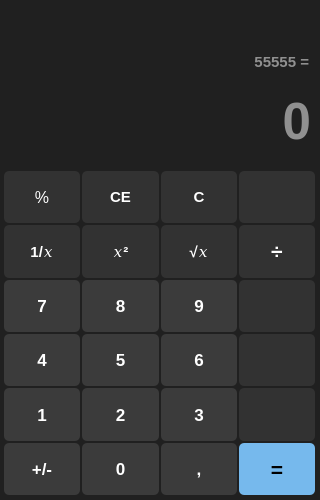
<?xml version="1.0" encoding="UTF-8"?>
<ui version="4.0">
 <class>MainWindow</class>
 <widget class="QMainWindow" name="MainWindow">
  <property name="geometry">
   <rect>
    <x>0</x>
    <y>0</y>
    <width>320</width>
    <height>500</height>
   </rect>
  </property>
  <property name="minimumSize">
   <size>
    <width>320</width>
    <height>500</height>
   </size>
  </property>
  <property name="windowTitle">
   <string>Calculator</string>
  </property>
  <property name="windowIcon">
   <iconset resource="UIfiles.qrc">
    <normaloff>:/icons/Icons/calculate_black_24dp.svg</normaloff>:/icons/Icons/calculate_black_24dp.svg</iconset>
  </property>
  <property name="styleSheet">
   <string notr="true">QWidget {
	color: white;
	background-color: #202020;
	font-family: &quot;Segoe UI&quot;;
	font-size: 16pt;
	font-weight: 500;
}</string>
  </property>
  <property name="iconSize">
   <size>
    <width>40</width>
    <height>40</height>
   </size>
  </property>
  <widget class="QWidget" name="centralwidget">
   <layout class="QGridLayout" name="gridLayout_2">
    <property name="leftMargin">
     <number>0</number>
    </property>
    <property name="topMargin">
     <number>0</number>
    </property>
    <property name="rightMargin">
     <number>0</number>
    </property>
    <property name="bottomMargin">
     <number>0</number>
    </property>
    <item row="1" column="1">
     <widget class="QLabel" name="MemoryReg">
      <property name="sizePolicy">
       <sizepolicy hsizetype="Preferred" vsizetype="Maximum">
        <horstretch>0</horstretch>
        <verstretch>0</verstretch>
       </sizepolicy>
      </property>
      <property name="minimumSize">
       <size>
        <width>0</width>
        <height>75</height>
       </size>
      </property>
      <property name="font">
       <font>
        <family>Segoe UI</family>
        <pointsize>11</pointsize>
        <weight>62</weight>
        <bold>true</bold>
       </font>
      </property>
      <property name="styleSheet">
       <string notr="true">font-size: 11pt;
color: #909090;
margin-right: 7px;</string>
      </property>
      <property name="text">
       <string>55555 =</string>
      </property>
      <property name="scaledContents">
       <bool>false</bool>
      </property>
      <property name="alignment">
       <set>Qt::AlignBottom|Qt::AlignRight|Qt::AlignTrailing</set>
      </property>
     </widget>
    </item>
    <item row="2" column="1">
     <widget class="QLineEdit" name="EnterReg">
      <property name="sizePolicy">
       <sizepolicy hsizetype="Expanding" vsizetype="Minimum">
        <horstretch>0</horstretch>
        <verstretch>0</verstretch>
       </sizepolicy>
      </property>
      <property name="minimumSize">
       <size>
        <width>0</width>
        <height>80</height>
       </size>
      </property>
      <property name="font">
       <font>
        <family>Segoe UI</family>
        <pointsize>38</pointsize>
        <weight>62</weight>
        <bold>true</bold>
       </font>
      </property>
      <property name="styleSheet">
       <string notr="true">font-size: 38pt;
border: none;
margin-right: 7px;
</string>
      </property>
      <property name="alignment">
       <set>Qt::AlignRight|Qt::AlignTrailing|Qt::AlignVCenter</set>
      </property>
      <property name="readOnly">
       <bool>true</bool>
      </property>
      <property name="placeholderText">
       <string>0</string>
      </property>
     </widget>
    </item>
    <item row="3" column="1">
     <layout class="QGridLayout" name="gridLayout">
      <property name="leftMargin">
       <number>4</number>
      </property>
      <property name="topMargin">
       <number>4</number>
      </property>
      <property name="rightMargin">
       <number>5</number>
      </property>
      <property name="bottomMargin">
       <number>5</number>
      </property>
      <property name="spacing">
       <number>2</number>
      </property>
      <item row="1" column="0">
       <widget class="QPushButton" name="btn_opposite">
        <property name="sizePolicy">
         <sizepolicy hsizetype="Minimum" vsizetype="Expanding">
          <horstretch>0</horstretch>
          <verstretch>0</verstretch>
         </sizepolicy>
        </property>
        <property name="styleSheet">
         <string notr="true">QPushButton {
	font-family: &quot;Segoe Ui Light&quot;;
	font-size: 11pt;
	background-color: #323232;
	border: none;
	border-radius: 5px;
}

QPushButton:hover {
	background-color: #3b3b3b;
}

QPushButton:pressed {
	background-color: #2f2f2f;
}</string>
        </property>
        <property name="text">
         <string>1/𝑥</string>
        </property>
       </widget>
      </item>
      <item row="0" column="0">
       <widget class="QPushButton" name="btn_persent">
        <property name="sizePolicy">
         <sizepolicy hsizetype="Minimum" vsizetype="Expanding">
          <horstretch>0</horstretch>
          <verstretch>0</verstretch>
         </sizepolicy>
        </property>
        <property name="styleSheet">
         <string notr="true">QPushButton {
	font-family: &quot;Segoe Ui Light&quot;;
	font-size: 12pt;
	font-weight: 400;
	background-color: #323232;
	border: none;
	border-radius: 5px;
}

QPushButton:hover {
	background-color: #3b3b3b;
}

QPushButton:pressed {
	background-color: #2f2f2f;
}</string>
        </property>
        <property name="text">
         <string>%</string>
        </property>
       </widget>
      </item>
      <item row="2" column="0">
       <widget class="QPushButton" name="btn_7">
        <property name="sizePolicy">
         <sizepolicy hsizetype="Minimum" vsizetype="Expanding">
          <horstretch>0</horstretch>
          <verstretch>0</verstretch>
         </sizepolicy>
        </property>
        <property name="styleSheet">
         <string notr="true">QPushButton {
	font-family: &quot;Segoe Ui Light&quot;;
	font-size: 13pt;
	background-color: #3b3b3b;
	border: none;
	border-radius: 5px;
}

QPushButton:hover {
	background-color: #323232;
}

QPushButton:pressed {
	background-color: #2f2f2f;
}</string>
        </property>
        <property name="text">
         <string>7</string>
        </property>
       </widget>
      </item>
      <item row="4" column="0">
       <widget class="QPushButton" name="btn_1">
        <property name="sizePolicy">
         <sizepolicy hsizetype="Minimum" vsizetype="Expanding">
          <horstretch>0</horstretch>
          <verstretch>0</verstretch>
         </sizepolicy>
        </property>
        <property name="styleSheet">
         <string notr="true">QPushButton {
	font-family: &quot;Segoe Ui Light&quot;;
	font-size: 13pt;
	background-color: #3b3b3b;
	border: none;
	border-radius: 5px;
}

QPushButton:hover {
	background-color: #323232;
}

QPushButton:pressed {
	background-color: #2f2f2f;
}</string>
        </property>
        <property name="text">
         <string>1</string>
        </property>
       </widget>
      </item>
      <item row="5" column="0">
       <widget class="QPushButton" name="btn_sign">
        <property name="sizePolicy">
         <sizepolicy hsizetype="Minimum" vsizetype="Expanding">
          <horstretch>0</horstretch>
          <verstretch>0</verstretch>
         </sizepolicy>
        </property>
        <property name="styleSheet">
         <string notr="true">QPushButton {
	font-family: &quot;Segoe Ui Light&quot;;
	font-size: 13pt;
	background-color: #3b3b3b;
	border: none;
	border-radius: 5px;
}

QPushButton:hover {
	background-color: #323232;
}

QPushButton:pressed {
	background-color: #2f2f2f;
}</string>
        </property>
        <property name="text">
         <string>+/-</string>
        </property>
       </widget>
      </item>
      <item row="3" column="3">
       <widget class="QPushButton" name="btn_sub">
        <property name="sizePolicy">
         <sizepolicy hsizetype="Minimum" vsizetype="Expanding">
          <horstretch>0</horstretch>
          <verstretch>0</verstretch>
         </sizepolicy>
        </property>
        <property name="styleSheet">
         <string notr="true">QPushButton {
	font-family: &quot;Segoe Ui Light&quot;;
	background-color: #323232;
	border: none;
	border-radius: 5px;
}

QPushButton:hover {
	background-color: #3b3b3b;
}

QPushButton:pressed {
	background-color: #2f2f2f;
}</string>
        </property>
        <property name="text">
         <string/>
        </property>
        <property name="icon">
         <iconset resource="UIfiles.qrc">
          <normaloff>:/icons/Icons/remove_white_24dp.svg</normaloff>:/icons/Icons/remove_white_24dp.svg</iconset>
        </property>
       </widget>
      </item>
      <item row="1" column="1">
       <widget class="QPushButton" name="btn_square">
        <property name="sizePolicy">
         <sizepolicy hsizetype="Minimum" vsizetype="Expanding">
          <horstretch>0</horstretch>
          <verstretch>0</verstretch>
         </sizepolicy>
        </property>
        <property name="styleSheet">
         <string notr="true">QPushButton {
	font-family: &quot;Segoe Ui Light&quot;;
	font-size: 11pt;
	background-color: #323232;
	border: none;
	border-radius: 5px;
}

QPushButton:hover {
	background-color: #3b3b3b;
}

QPushButton:pressed {
	background-color: #2f2f2f;
}</string>
        </property>
        <property name="text">
         <string>𝑥²</string>
        </property>
       </widget>
      </item>
      <item row="4" column="2">
       <widget class="QPushButton" name="btn_3">
        <property name="sizePolicy">
         <sizepolicy hsizetype="Minimum" vsizetype="Expanding">
          <horstretch>0</horstretch>
          <verstretch>0</verstretch>
         </sizepolicy>
        </property>
        <property name="styleSheet">
         <string notr="true">QPushButton {
	font-family: &quot;Segoe Ui Light&quot;;
	font-size: 13pt;
	background-color: #3b3b3b;
	border: none;
	border-radius: 5px;
}

QPushButton:hover {
	background-color: #323232;
}

QPushButton:pressed {
	background-color: #2f2f2f;
}</string>
        </property>
        <property name="text">
         <string>3</string>
        </property>
       </widget>
      </item>
      <item row="4" column="1">
       <widget class="QPushButton" name="btn_2">
        <property name="sizePolicy">
         <sizepolicy hsizetype="Minimum" vsizetype="Expanding">
          <horstretch>0</horstretch>
          <verstretch>0</verstretch>
         </sizepolicy>
        </property>
        <property name="styleSheet">
         <string notr="true">QPushButton {
	font-family: &quot;Segoe Ui Light&quot;;
	font-size: 13pt;
	background-color: #3b3b3b;
	border: none;
	border-radius: 5px;
}

QPushButton:hover {
	background-color: #323232;
}

QPushButton:pressed {
	background-color: #2f2f2f;
}</string>
        </property>
        <property name="text">
         <string>2</string>
        </property>
       </widget>
      </item>
      <item row="3" column="1">
       <widget class="QPushButton" name="btn_5">
        <property name="sizePolicy">
         <sizepolicy hsizetype="Minimum" vsizetype="Expanding">
          <horstretch>0</horstretch>
          <verstretch>0</verstretch>
         </sizepolicy>
        </property>
        <property name="styleSheet">
         <string notr="true">QPushButton {
	font-family: &quot;Segoe Ui Light&quot;;
	font-size: 13pt;
	background-color: #3b3b3b;
	border: none;
	border-radius: 5px;
}

QPushButton:hover {
	background-color: #323232;
}

QPushButton:pressed {
	background-color: #2f2f2f;
}</string>
        </property>
        <property name="text">
         <string>5</string>
        </property>
       </widget>
      </item>
      <item row="5" column="2">
       <widget class="QPushButton" name="btn_point">
        <property name="sizePolicy">
         <sizepolicy hsizetype="Minimum" vsizetype="Expanding">
          <horstretch>0</horstretch>
          <verstretch>0</verstretch>
         </sizepolicy>
        </property>
        <property name="styleSheet">
         <string notr="true">QPushButton {
	font-family: &quot;Segoe Ui Light&quot;;
	font-size: 13pt;
	background-color: #3b3b3b;
	border: none;
	border-radius: 5px;
}

QPushButton:hover {
	background-color: #323232;
}

QPushButton:pressed {
	background-color: #2f2f2f;
}</string>
        </property>
        <property name="text">
         <string>,</string>
        </property>
       </widget>
      </item>
      <item row="5" column="1">
       <widget class="QPushButton" name="btn_0">
        <property name="sizePolicy">
         <sizepolicy hsizetype="Minimum" vsizetype="Expanding">
          <horstretch>0</horstretch>
          <verstretch>0</verstretch>
         </sizepolicy>
        </property>
        <property name="styleSheet">
         <string notr="true">QPushButton {
	font-family: &quot;Segoe Ui Light&quot;;
	font-size: 13pt;
	background-color: #3b3b3b;
	border: none;
	border-radius: 5px;
}

QPushButton:hover {
	background-color: #323232;
}

QPushButton:pressed {
	background-color: #2f2f2f;
}</string>
        </property>
        <property name="text">
         <string>0</string>
        </property>
       </widget>
      </item>
      <item row="0" column="2">
       <widget class="QPushButton" name="btn_c">
        <property name="sizePolicy">
         <sizepolicy hsizetype="Minimum" vsizetype="Expanding">
          <horstretch>0</horstretch>
          <verstretch>0</verstretch>
         </sizepolicy>
        </property>
        <property name="styleSheet">
         <string notr="true">QPushButton {
	font-family: &quot;Segoe Ui Light&quot;;
	font-size: 11pt;
	background-color: #323232;
	border: none;
	border-radius: 5px;
}

QPushButton:hover {
	background-color: #3b3b3b;
}

QPushButton:pressed {
	background-color: #2f2f2f;
}</string>
        </property>
        <property name="text">
         <string>C</string>
        </property>
       </widget>
      </item>
      <item row="1" column="2">
       <widget class="QPushButton" name="btn_sqrt">
        <property name="sizePolicy">
         <sizepolicy hsizetype="Minimum" vsizetype="Expanding">
          <horstretch>0</horstretch>
          <verstretch>0</verstretch>
         </sizepolicy>
        </property>
        <property name="styleSheet">
         <string notr="true">QPushButton {
	font-family: &quot;Segoe Ui Light&quot;;
	font-size: 11pt;
	background-color: #323232;
	border: none;
	border-radius: 5px;
}

QPushButton:hover {
	background-color: #3b3b3b;
}

QPushButton:pressed {
	background-color: #2f2f2f;
}</string>
        </property>
        <property name="text">
         <string>√𝑥</string>
        </property>
       </widget>
      </item>
      <item row="4" column="3">
       <widget class="QPushButton" name="btn_add">
        <property name="sizePolicy">
         <sizepolicy hsizetype="Minimum" vsizetype="Expanding">
          <horstretch>0</horstretch>
          <verstretch>0</verstretch>
         </sizepolicy>
        </property>
        <property name="styleSheet">
         <string notr="true">QPushButton {
	font-family: &quot;Segoe Ui Light&quot;;
	background-color: #323232;
	border: none;
	border-radius: 5px;
}

QPushButton:hover {
	background-color: #3b3b3b;
}

QPushButton:pressed {
	background-color: #2f2f2f;
}</string>
        </property>
        <property name="text">
         <string/>
        </property>
        <property name="icon">
         <iconset resource="UIfiles.qrc">
          <normaloff>:/icons/Icons/add_white_24dp.svg</normaloff>:/icons/Icons/add_white_24dp.svg</iconset>
        </property>
       </widget>
      </item>
      <item row="2" column="3">
       <widget class="QPushButton" name="btn_multiply">
        <property name="sizePolicy">
         <sizepolicy hsizetype="Minimum" vsizetype="Expanding">
          <horstretch>0</horstretch>
          <verstretch>0</verstretch>
         </sizepolicy>
        </property>
        <property name="styleSheet">
         <string notr="true">QPushButton {
	font-family: &quot;Segoe Ui Light&quot;;
	background-color: #323232;
	border: none;
	border-radius: 5px;
}

QPushButton:hover {
	background-color: #3b3b3b;
}

QPushButton:pressed {
	background-color: #2f2f2f;
}</string>
        </property>
        <property name="text">
         <string/>
        </property>
        <property name="icon">
         <iconset resource="UIfiles.qrc">
          <normaloff>:/icons/Icons/close_white_24dp.svg</normaloff>:/icons/Icons/close_white_24dp.svg</iconset>
        </property>
       </widget>
      </item>
      <item row="0" column="1">
       <widget class="QPushButton" name="btn_ce">
        <property name="sizePolicy">
         <sizepolicy hsizetype="Minimum" vsizetype="Expanding">
          <horstretch>0</horstretch>
          <verstretch>0</verstretch>
         </sizepolicy>
        </property>
        <property name="styleSheet">
         <string notr="true">QPushButton {
	font-family: &quot;Segoe Ui Light&quot;;
	font-size: 11pt;
	background-color: #323232;
	border: none;
	border-radius: 5px;
}

QPushButton:hover {
	background-color: #3b3b3b;
}

QPushButton:pressed {
	background-color: #2f2f2f;
}</string>
        </property>
        <property name="text">
         <string>CE</string>
        </property>
       </widget>
      </item>
      <item row="2" column="2">
       <widget class="QPushButton" name="btn_9">
        <property name="sizePolicy">
         <sizepolicy hsizetype="Minimum" vsizetype="Expanding">
          <horstretch>0</horstretch>
          <verstretch>0</verstretch>
         </sizepolicy>
        </property>
        <property name="styleSheet">
         <string notr="true">QPushButton {
	font-family: &quot;Segoe Ui Light&quot;;
	font-size: 13pt;
	background-color: #3b3b3b;
	border: none;
	border-radius: 5px;
}

QPushButton:hover {
	background-color: #323232;
}

QPushButton:pressed {
	background-color: #2f2f2f;
}</string>
        </property>
        <property name="text">
         <string>9</string>
        </property>
       </widget>
      </item>
      <item row="3" column="2">
       <widget class="QPushButton" name="btn_6">
        <property name="sizePolicy">
         <sizepolicy hsizetype="Minimum" vsizetype="Expanding">
          <horstretch>0</horstretch>
          <verstretch>0</verstretch>
         </sizepolicy>
        </property>
        <property name="styleSheet">
         <string notr="true">QPushButton {
	font-family: &quot;Segoe Ui Light&quot;;
	font-size: 13pt;
	background-color: #3b3b3b;
	border: none;
	border-radius: 5px;
}

QPushButton:hover {
	background-color: #323232;
}

QPushButton:pressed {
	background-color: #2f2f2f;
}</string>
        </property>
        <property name="text">
         <string>6</string>
        </property>
       </widget>
      </item>
      <item row="2" column="1">
       <widget class="QPushButton" name="btn_8">
        <property name="sizePolicy">
         <sizepolicy hsizetype="Minimum" vsizetype="Expanding">
          <horstretch>0</horstretch>
          <verstretch>0</verstretch>
         </sizepolicy>
        </property>
        <property name="styleSheet">
         <string notr="true">QPushButton {
	font-family: &quot;Segoe Ui Light&quot;;
	font-size: 13pt;
	background-color: #3b3b3b;
	border: none;
	border-radius: 5px;
}

QPushButton:hover {
	background-color: #323232;
}

QPushButton:pressed {
	background-color: #2f2f2f;
}</string>
        </property>
        <property name="text">
         <string>8</string>
        </property>
       </widget>
      </item>
      <item row="1" column="3">
       <widget class="QPushButton" name="btn_divide">
        <property name="sizePolicy">
         <sizepolicy hsizetype="Minimum" vsizetype="Expanding">
          <horstretch>0</horstretch>
          <verstretch>0</verstretch>
         </sizepolicy>
        </property>
        <property name="styleSheet">
         <string notr="true">QPushButton {
	font-family: &quot;Segoe Ui Light&quot;;
	background-color: #323232;
	border: none;
	border-radius: 5px;
}

QPushButton:hover {
	background-color: #3b3b3b;
}

QPushButton:pressed {
	background-color: #2f2f2f;
}</string>
        </property>
        <property name="text">
         <string>÷</string>
        </property>
       </widget>
      </item>
      <item row="0" column="3">
       <widget class="QPushButton" name="btn_backspace">
        <property name="sizePolicy">
         <sizepolicy hsizetype="Minimum" vsizetype="Expanding">
          <horstretch>0</horstretch>
          <verstretch>0</verstretch>
         </sizepolicy>
        </property>
        <property name="styleSheet">
         <string notr="true">QPushButton {
	font-family: &quot;Segoe Ui Light&quot;;
	background-color: #323232;
	border: none;
	border-radius: 5px;
}

QPushButton:hover {
	background-color: #3b3b3b;
}

QPushButton:pressed {
	background-color: #2f2f2f;
}</string>
        </property>
        <property name="text">
         <string/>
        </property>
        <property name="icon">
         <iconset resource="UIfiles.qrc">
          <normaloff>:/icons/Icons/backspace_white_24dp.svg</normaloff>:/icons/Icons/backspace_white_24dp.svg</iconset>
        </property>
       </widget>
      </item>
      <item row="3" column="0">
       <widget class="QPushButton" name="btn_4">
        <property name="sizePolicy">
         <sizepolicy hsizetype="Minimum" vsizetype="Expanding">
          <horstretch>0</horstretch>
          <verstretch>0</verstretch>
         </sizepolicy>
        </property>
        <property name="styleSheet">
         <string notr="true">QPushButton {
	font-family: &quot;Segoe Ui Light&quot;;
	font-size: 13pt;
	background-color: #3b3b3b;
	border: none;
	border-radius: 5px;
}

QPushButton:hover {
	background-color: #323232;
}

QPushButton:pressed {
	background-color: #2f2f2f;
}</string>
        </property>
        <property name="text">
         <string>4</string>
        </property>
       </widget>
      </item>
      <item row="5" column="3">
       <widget class="QPushButton" name="btn_result">
        <property name="sizePolicy">
         <sizepolicy hsizetype="Minimum" vsizetype="Expanding">
          <horstretch>0</horstretch>
          <verstretch>0</verstretch>
         </sizepolicy>
        </property>
        <property name="styleSheet">
         <string notr="true">QPushButton {
	color: black;
	font-family: &quot;Segoe Ui Light&quot;;
	font-size: 16pt;
	background-color: #76b9ed;
	border: none;
	border-radius: 5px;
}

QPushButton:hover {
	background-color: #6da9d8;
}

QPushButton:pressed {
	background-color: #649ac3;
}</string>
        </property>
        <property name="text">
         <string>=</string>
        </property>
       </widget>
      </item>
     </layout>
    </item>
   </layout>
  </widget>
  <widget class="QMenuBar" name="menubar">
   <property name="geometry">
    <rect>
     <x>0</x>
     <y>0</y>
     <width>320</width>
     <height>36</height>
    </rect>
   </property>
  </widget>
 </widget>
 <resources>
  <include location="UIfiles.qrc"/>
 </resources>
 <connections/>
</ui>
